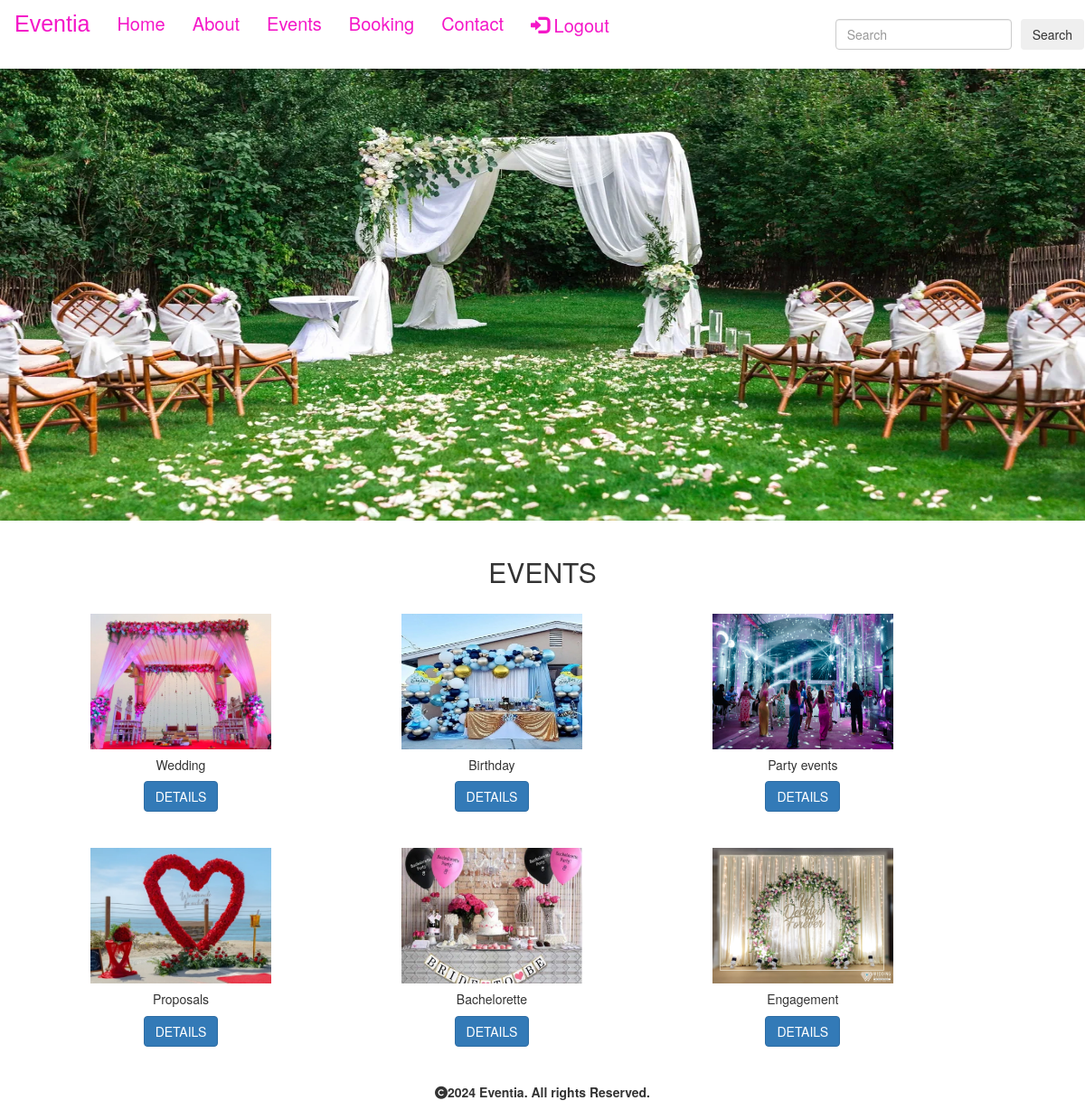
/events/ (signed in), run on the app's committed database.
### eventapp/models.py (models this page shows, shortened)
class Event(models.Model):
    img=models.ImageField(upload_to="images",null=True,blank=True)
    name=models.CharField(max_length=50)
    desc=models.CharField(max_length=500)

### eventapp/views.py (the view)
# urls.py: path('events/',views.events,name="events"),
@login_required
def events(request):
    e=Event.objects.all()
    return render(request,'events.html',{'e':e})

### template/events.html
{% extends 'base.html' %}
{% load static %}
{% block content %}
<div  class="carousel slide" data-ride="carousel">
  <div class="carousel-inner">
    <div class="carousel-item active">
      <img class="d-block w-100" src="{% static 'images/eventia1.webp' %}" height="500px" width="100%">
    </div>
  </div>
</div>
<br>
<center><h2>EVENTS</h2></center>
<div class="container">
         {% for i  in e %}
        <div class="card text-center" style="width: 30rem; display:inline-block;margin: 20px;">
                <img src="{{i.img.url}}" class="card-img-top" alt="..." height="150px" width="200px">
                <div class="card-body">
                  <h5 class="card-title">{{i.name}}</h5>
                    <a href="{% url 'eventapp:details' i.name %}" class="btn btn-primary">DETAILS</a>
                </div>
              </div>
              {% endfor %}
{% endblock %}

### template/base.html (shortened to what this page needs)
<!DOCTYPE html>
<html lang="en">
<head>
    <link rel="stylesheet" href="https://maxcdn.bootstrapcdn.com/bootstrap/3.4.1/css/bootstrap.min.css">
    <link rel="stylesheet" href="https://cdnjs.cloudflare.com/ajax/libs/font-awesome/6.5.1/css/all.min.css" />
    <link href="https://cdnjs.cloudflare.com/ajax/libs/font-awesome/5.15.0/css/all.min.css" rel="stylesheet">
</head>
<body>
<nav class="navbar navbar-bg-light">
  <div class="container-fluid">
    <div class="navbar-header">
      <a class="navbar-brand" href="#">Eventia</a>
    </div>
    <ul class="nav navbar-nav">
      <li class="active"><a href="{% url 'eventapp:home' %}">Home</a></li>
      <li><a href="{% url 'eventapp:about' %}">About</a></li>
        {% if user.is_authenticated %}
      <li><a href="{% url 'eventapp:events' %}">Events</a></li>
      <li><a href="{% url 'eventapp:booking' %}">Booking</a></li>
      <li><a href="{% url 'eventapp:contact' %}">Contact</a></li>
      <li><a href="{% url 'userapp:logout' %}"><span class="glyphicon glyphicon-log-in"></span> Logout</a></li>
      {% else %}
      <li><a href="{% url 'userapp:register' %}"><span class="glyphicon glyphicon-user"></span> Sign Up</a></li>
      <li><a href="{% url 'userapp:login' %}"><span class="glyphicon glyphicon-log-in"></span> Login</a></li>
        {% endif %}
    </ul><br>
    <ul class="nav navbar-nav navbar-right">
        <li>
            <form class="form-inline" method="POST" action="{% url 'search:search' %}">
                <input class="form-control" type="search" name="q" placeholder="Search" aria-label="Search">
                <button class="btn btn-outline-success" type="submit">Search</button>
            </form>
        </li>
    </ul>
  </div>
</nav>
{% block content %}
{% endblock %}
<br><br>
<footer>
    <div class="footer">
        <center><p><b><i class="fa-solid fa-copyright"></i>2024 Eventia. All rights Reserved.</b></p></center>
    </div>
</footer>
</body>
</html>

### template/base.html (style rules this page uses)
.nav li a { color: rgb(244, 23, 200); font-size: 20px; }
.navbar-brand { color: rgb(244, 23, 200); font-size: 25px; font-family: Impact, Haettenschweiler, 'Arial Narrow Bold', sans-serif; }
.navbar-right { display: flex; align-items: center; }
.navbar-right .form-inline { display: flex; }
.navbar-right .form-inline .form-control { margin-right: 10px; }

### data on the page
Event: img (picture), name "Wedding"
Event: img (picture), name "Birthday"
Event: img (picture), name "Party events"
Event: img (picture), name "Proposals"
Event: img (picture), name "Bachelorette"
Event: img (picture), name "Engagement"
